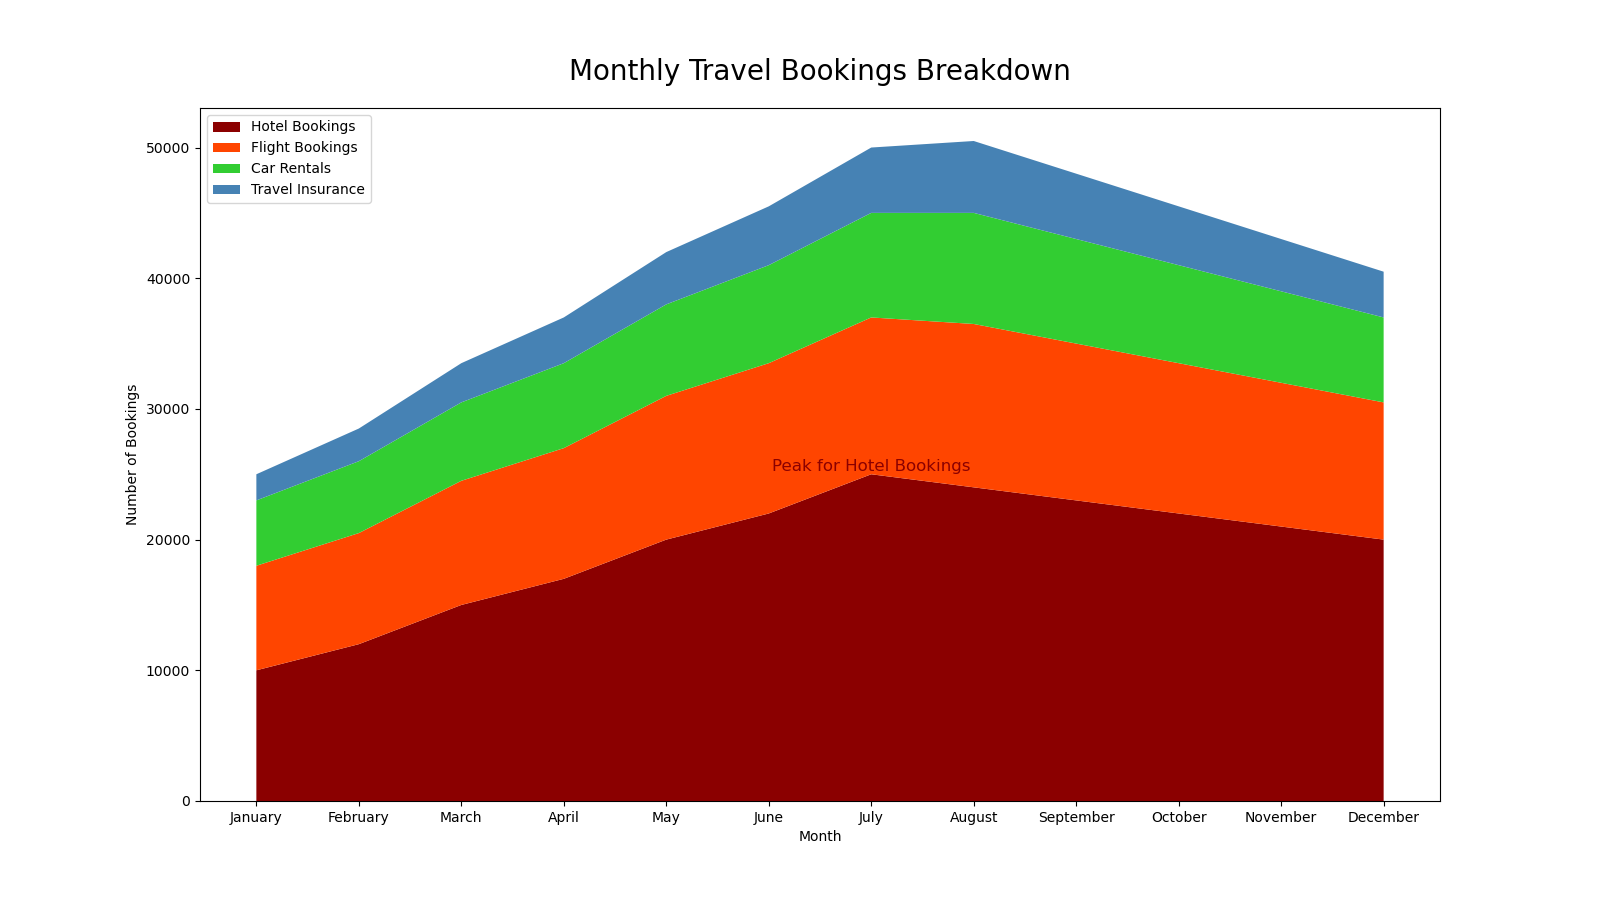

Source code (Python):

import matplotlib.pyplot as plt

months = ['January', 'February', 'March', 'April', 'May', 'June',
          'July', 'August', 'September', 'October', 'November', 'December']
hotel_bookings = [10000, 12000, 15000, 17000, 20000, 22000, 25000, 24000, 23000, 22000, 21000, 20000]
flight_bookings = [8000, 8500, 9500, 10000, 11000, 11500, 12000, 12500, 12000, 11500, 11000, 10500]
car_rentals = [5000, 5500, 6000, 6500, 7000, 7500, 8000, 8500, 8000, 7500, 7000, 6500]
travel_insurance = [2000, 2500, 3000, 3500, 4000, 4500, 5000, 5500, 5000, 4500, 4000, 3500]

plt.figure(figsize=(16, 9))
plt.stackplot(months, hotel_bookings, flight_bookings, car_rentals, travel_insurance, 
              colors=['#8B0000', '#FF4500', '#32CD32', '#4682B4'])

plt.title('Monthly Travel Bookings Breakdown', fontdict={'fontsize': 20}, pad=20)
plt.xlabel('Month')
plt.ylabel('Number of Bookings')

peak_hotel_month = months[hotel_bookings.index(max(hotel_bookings))]
peak_hotel_value = max(hotel_bookings)
plt.text(peak_hotel_month, peak_hotel_value, 'Peak for Hotel Bookings', ha='center', va='bottom', fontsize=12, color='#8B0000')

plt.legend(['Hotel Bookings', 'Flight Bookings', 'Car Rentals', 'Travel Insurance'], loc='upper left')

plt.show()
